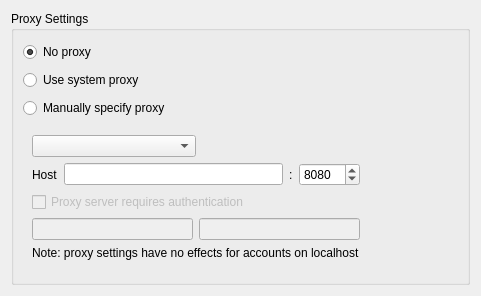
<?xml version="1.0" encoding="UTF-8"?>
<ui version="4.0">
 <class>ProxySettings</class>
 <widget class="QWidget" name="ProxySettings">
  <property name="geometry">
   <rect>
    <x>0</x>
    <y>0</y>
    <width>481</width>
    <height>296</height>
   </rect>
  </property>
  <property name="windowTitle">
   <string>Form</string>
  </property>
  <layout class="QGridLayout" name="gridLayout_3">
   <item row="0" column="0">
    <widget class="QGroupBox" name="proxyGroupBox">
     <property name="enabled">
      <bool>true</bool>
     </property>
     <property name="sizePolicy">
      <sizepolicy hsizetype="Preferred" vsizetype="Preferred">
       <horstretch>0</horstretch>
       <verstretch>0</verstretch>
      </sizepolicy>
     </property>
     <property name="title">
      <string>Proxy Settings</string>
     </property>
     <layout class="QGridLayout" name="gridLayout_2">
      <item row="0" column="0">
       <widget class="QRadioButton" name="noProxyRadioButton_2">
        <property name="text">
         <string>No proxy</string>
        </property>
        <property name="checked">
         <bool>true</bool>
        </property>
       </widget>
      </item>
      <item row="2" column="2">
       <spacer name="horizontalSpacer_4">
        <property name="orientation">
         <enum>Qt::Orientation::Horizontal</enum>
        </property>
        <property name="sizeHint" stdset="0">
         <size>
          <width>40</width>
          <height>20</height>
         </size>
        </property>
       </spacer>
      </item>
      <item row="1" column="0">
       <widget class="QRadioButton" name="systemProxyRadioButton_2">
        <property name="text">
         <string>Use system proxy</string>
        </property>
       </widget>
      </item>
      <item row="3" column="0" colspan="3">
       <layout class="QHBoxLayout" name="horizontalLayout_9">
        <item>
         <widget class="QWidget" name="manualSettings_2" native="true">
          <property name="enabled">
           <bool>true</bool>
          </property>
          <property name="sizePolicy">
           <sizepolicy hsizetype="Expanding" vsizetype="Fixed">
            <horstretch>0</horstretch>
            <verstretch>0</verstretch>
           </sizepolicy>
          </property>
          <layout class="QVBoxLayout" name="verticalLayout_2">
           <property name="rightMargin">
            <number>0</number>
           </property>
           <item>
            <layout class="QHBoxLayout" name="horizontalLayout_10">
             <item>
              <widget class="QComboBox" name="typeComboBox_2">
               <property name="enabled">
                <bool>true</bool>
               </property>
               <property name="sizePolicy">
                <sizepolicy hsizetype="MinimumExpanding" vsizetype="Fixed">
                 <horstretch>0</horstretch>
                 <verstretch>0</verstretch>
                </sizepolicy>
               </property>
              </widget>
             </item>
             <item>
              <spacer name="horizontalSpacer_5">
               <property name="orientation">
                <enum>Qt::Orientation::Horizontal</enum>
               </property>
               <property name="sizeHint" stdset="0">
                <size>
                 <width>40</width>
                 <height>20</height>
                </size>
               </property>
              </spacer>
             </item>
            </layout>
           </item>
           <item>
            <layout class="QHBoxLayout" name="horizontalLayout_3">
             <item>
              <widget class="QLabel" name="hostLabel_2">
               <property name="text">
                <string>Host</string>
               </property>
              </widget>
             </item>
             <item>
              <widget class="QLineEdit" name="hostLineEdit_2">
               <property name="sizePolicy">
                <sizepolicy hsizetype="Preferred" vsizetype="Fixed">
                 <horstretch>1</horstretch>
                 <verstretch>0</verstretch>
                </sizepolicy>
               </property>
               <property name="text">
                <string/>
               </property>
              </widget>
             </item>
             <item>
              <widget class="QLabel" name="label_2">
               <property name="text">
                <string notr="true">:</string>
               </property>
              </widget>
             </item>
             <item>
              <widget class="QSpinBox" name="portSpinBox_2">
               <property name="sizePolicy">
                <sizepolicy hsizetype="Maximum" vsizetype="Fixed">
                 <horstretch>0</horstretch>
                 <verstretch>0</verstretch>
                </sizepolicy>
               </property>
               <property name="minimum">
                <number>1</number>
               </property>
               <property name="maximum">
                <number>65535</number>
               </property>
               <property name="value">
                <number>8080</number>
               </property>
              </widget>
             </item>
            </layout>
           </item>
           <item>
            <widget class="QCheckBox" name="authRequiredcheckBox_2">
             <property name="enabled">
              <bool>false</bool>
             </property>
             <property name="text">
              <string>Proxy server requires authentication</string>
             </property>
            </widget>
           </item>
           <item>
            <widget class="QWidget" name="authWidgets_2" native="true">
             <property name="enabled">
              <bool>true</bool>
             </property>
             <layout class="QHBoxLayout" name="horizontalLayout_4">
              <property name="leftMargin">
               <number>0</number>
              </property>
              <property name="topMargin">
               <number>0</number>
              </property>
              <property name="rightMargin">
               <number>0</number>
              </property>
              <property name="bottomMargin">
               <number>0</number>
              </property>
              <item>
               <widget class="QLineEdit" name="userLineEdit_2">
                <property name="enabled">
                 <bool>false</bool>
                </property>
                <property name="sizePolicy">
                 <sizepolicy hsizetype="Expanding" vsizetype="Preferred">
                  <horstretch>1</horstretch>
                  <verstretch>0</verstretch>
                 </sizepolicy>
                </property>
                <property name="text">
                 <string/>
                </property>
               </widget>
              </item>
              <item>
               <widget class="QLineEdit" name="passwordLineEdit_2">
                <property name="enabled">
                 <bool>false</bool>
                </property>
                <property name="sizePolicy">
                 <sizepolicy hsizetype="Preferred" vsizetype="Fixed">
                  <horstretch>1</horstretch>
                  <verstretch>0</verstretch>
                 </sizepolicy>
                </property>
                <property name="text">
                 <string/>
                </property>
                <property name="echoMode">
                 <enum>QLineEdit::EchoMode::Password</enum>
                </property>
               </widget>
              </item>
             </layout>
            </widget>
           </item>
           <item>
            <widget class="QLabel" name="labelLocalhost_2">
             <property name="text">
              <string>Note: proxy settings have no effects for accounts on localhost</string>
             </property>
            </widget>
           </item>
          </layout>
         </widget>
        </item>
        <item>
         <spacer name="horizontalSpacer_6">
          <property name="orientation">
           <enum>Qt::Orientation::Horizontal</enum>
          </property>
          <property name="sizeHint" stdset="0">
           <size>
            <width>40</width>
            <height>20</height>
           </size>
          </property>
         </spacer>
        </item>
       </layout>
      </item>
      <item row="2" column="0">
       <widget class="QRadioButton" name="manualProxyRadioButton_2">
        <property name="text">
         <string>Manually specify proxy</string>
        </property>
       </widget>
      </item>
     </layout>
    </widget>
   </item>
  </layout>
 </widget>
 <resources/>
 <connections/>
</ui>
